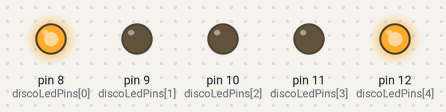
This sketch was run on a simulated Arduino Uno, built with avr-gcc and run on an emulated ATmega328P. On the bench: output pins drawn as LEDs (lit = HIGH). Random numbers use the default seed unless the sketch sets one.

Above: at 0.2 s.
At 9.8 s:
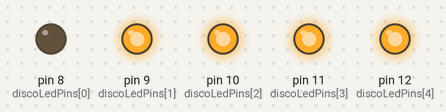
At 15.8 s:
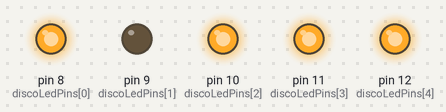
At 20.1 s:
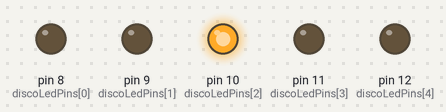
At 23.4 s:
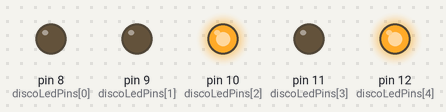
At 30.6 s:
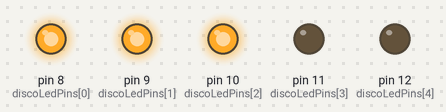
Timing chart, 0 to 40.0 s (numbered marks = the images above):
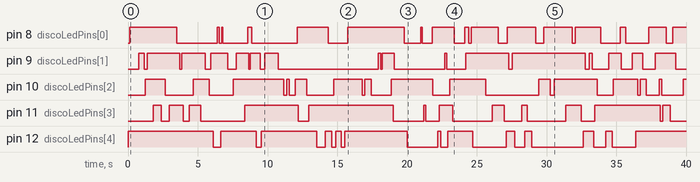

Measured:
- by itself, pin 8 (discoLedPins[0]): LOW → HIGH at 0.14 s, → LOW 3.4 s later, → HIGH 2.9 s later, → LOW 0.17 s later, … (31 changes in this stretch)
- by itself, pin 9 (discoLedPins[1]): LOW → HIGH at 0.79 s, → LOW 0.39 s later, → HIGH 0.19 s later, → LOW 2.4 s later, … (32 changes in this stretch)
- by itself, pin 10 (discoLedPins[2]): LOW → HIGH at 1.2 s, → LOW 1.4 s later, → HIGH 2.0 s later, → LOW 1.1 s later, … (29 changes in this stretch)
- by itself, pin 11 (discoLedPins[3]): LOW → HIGH at 1.8 s, → LOW 0.56 s later, → HIGH 0.57 s later, → LOW 0.99 s later, … (24 changes in this stretch)
- by itself, pin 12 (discoLedPins[4]): LOW → HIGH at 0.00 s, → LOW 6.1 s later, → HIGH 0.51 s later, → LOW 2.5 s later, … (25 changes in this stretch)

The sketch:

sketch_sep16d.ino
```cpp
/*
  B-3: Random Disco Party Lights

  Wiring:
    D8  -> 330 ohm resistor -> red LED
    D9  -> 330 ohm resistor -> yellow LED
    D10 -> 330 ohm resistor -> green LED
    D11 -> 330 ohm resistor -> blue LED
    D12 -> 330 ohm resistor -> white LED

  Every LED cathode (short leg) connects to Arduino GND.

  Important:
    Leave analog pin A0 unconnected. It is used only as a changing
    random seed when the Arduino starts.
*/

// Array containing all five LED pins.
const int discoLedPins[5] = {8, 9, 10, 11, 12};

// Number of LEDs in the array.
const int numberOfLeds = 5;


void setup() {
  // Configure all LED pins as outputs.
  for (int index = 0; index < numberOfLeds; index++) {
    pinMode(discoLedPins[index], OUTPUT);

    // Start with all LEDs off.
    digitalWrite(discoLedPins[index], LOW);
  }

  // Seed Arduino's pseudo-random generator.
  // A0 should be left unconnected for this sketch.
  randomSeed(analogRead(A0));
}


void loop() {
  // Choose an LED array position from 0 through 4.
  int selectedLed = random(0, numberOfLeds);

  // Randomly choose HIGH (on) or LOW (off).
  int selectedState = random(0, 2);

  // Apply the randomly selected state to the randomly selected LED.
  digitalWrite(discoLedPins[selectedLed], selectedState);

  // Random delay between 50 ms and 250 ms.
  // The upper limit is excluded by random(), so this yields 50-249 ms.
  delay(random(50, 250));
}
```
